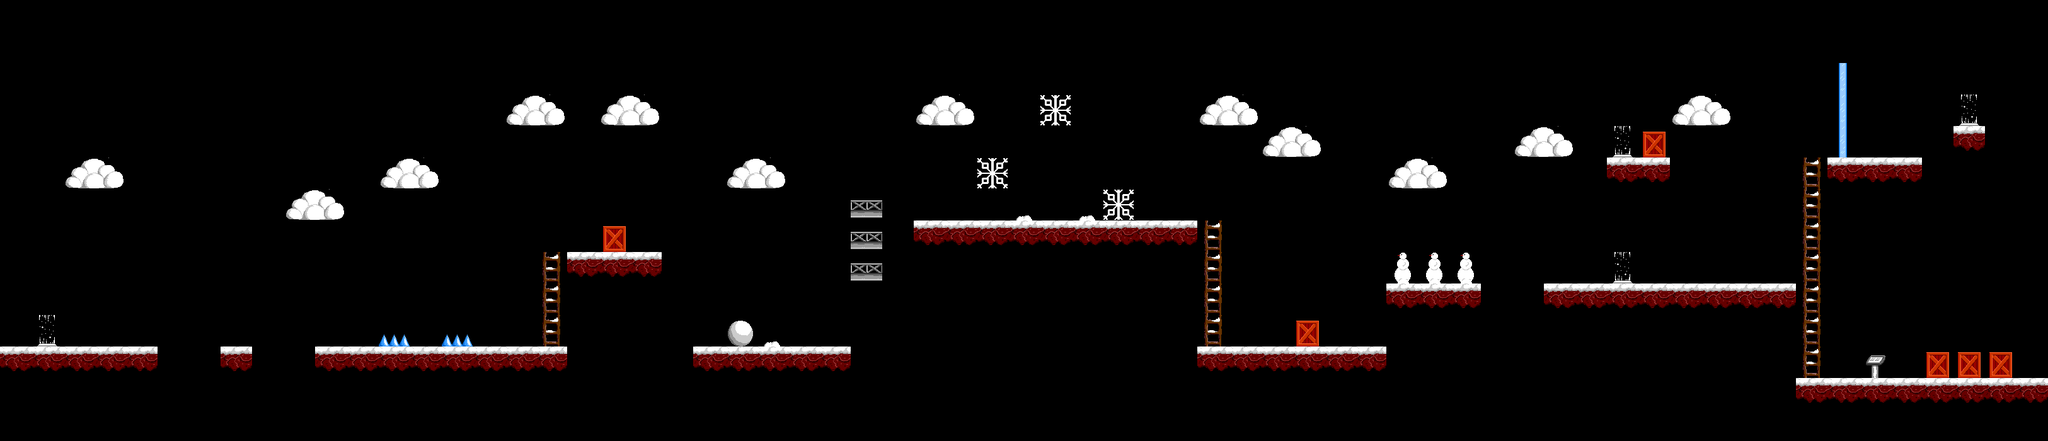

This is a level from a 2D game, rendered from its Tiled map with the project's own tilesets. A one-line summary and the map file follow, with tile-layer data summarised:
An orthogonal 65x14 tile map with 50x50 px tiles, 2 tile layers (Tile Layer 1, active).

<map version="1.0" orientation="orthogonal" width="65" height="14" tilewidth="50" tileheight="50">
 <tileset firstgid="1" name="1" tilewidth="50" tileheight="50">
  <image source="tileset1.png" width="300" height="300" />
 </tileset>
 <layer name="Tile Layer 1" width="65" height="14">
  <data>[910 cells, 102 non-empty, 5 distinct tile ids]</data>
 </layer>
 <layer name="active" width="65" height="14">
  <data>[910 cells, 27 non-empty, 9 distinct tile ids]</data>
 </layer>
</map>
